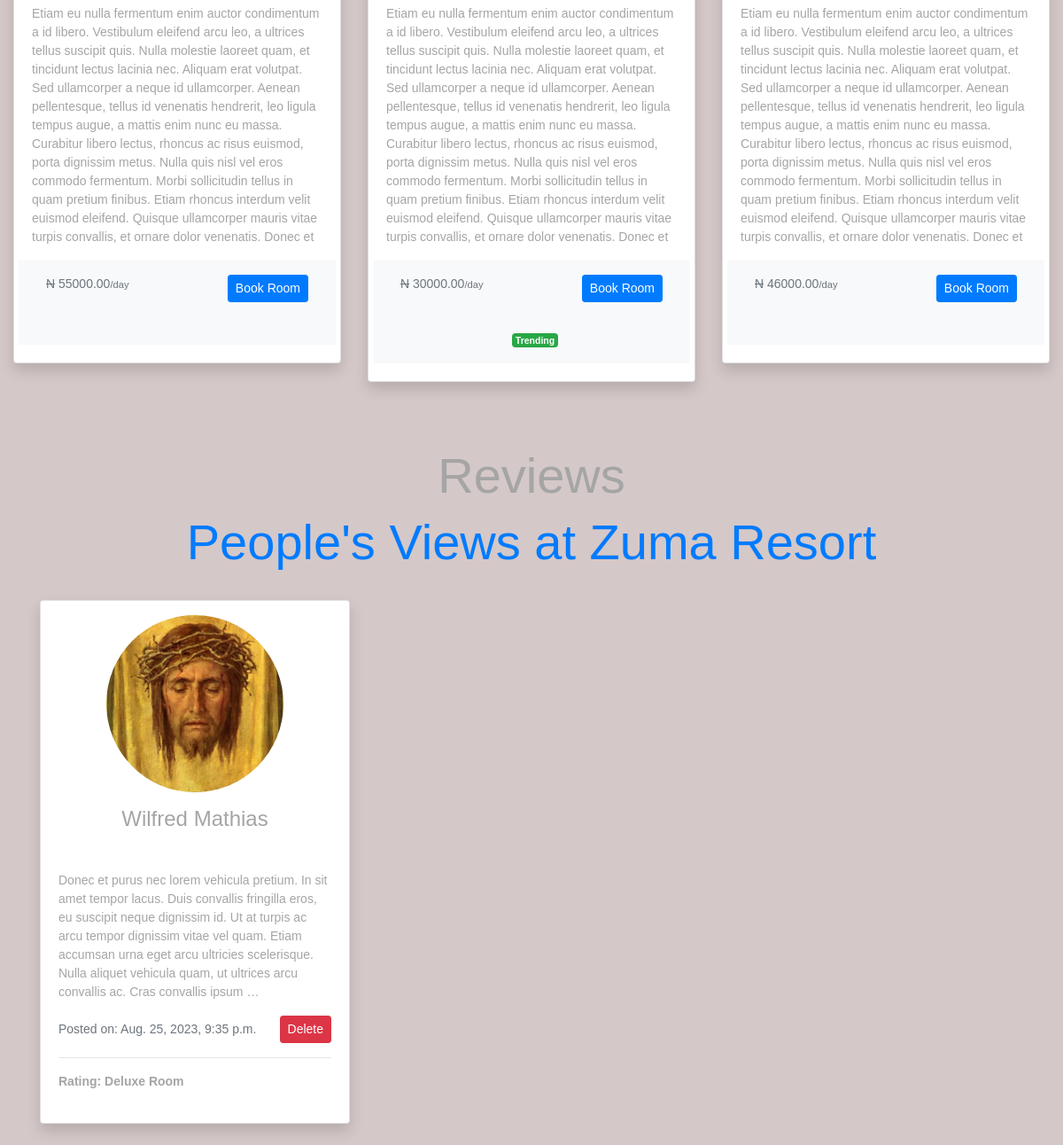
Before: / (lower part) with the older database file.
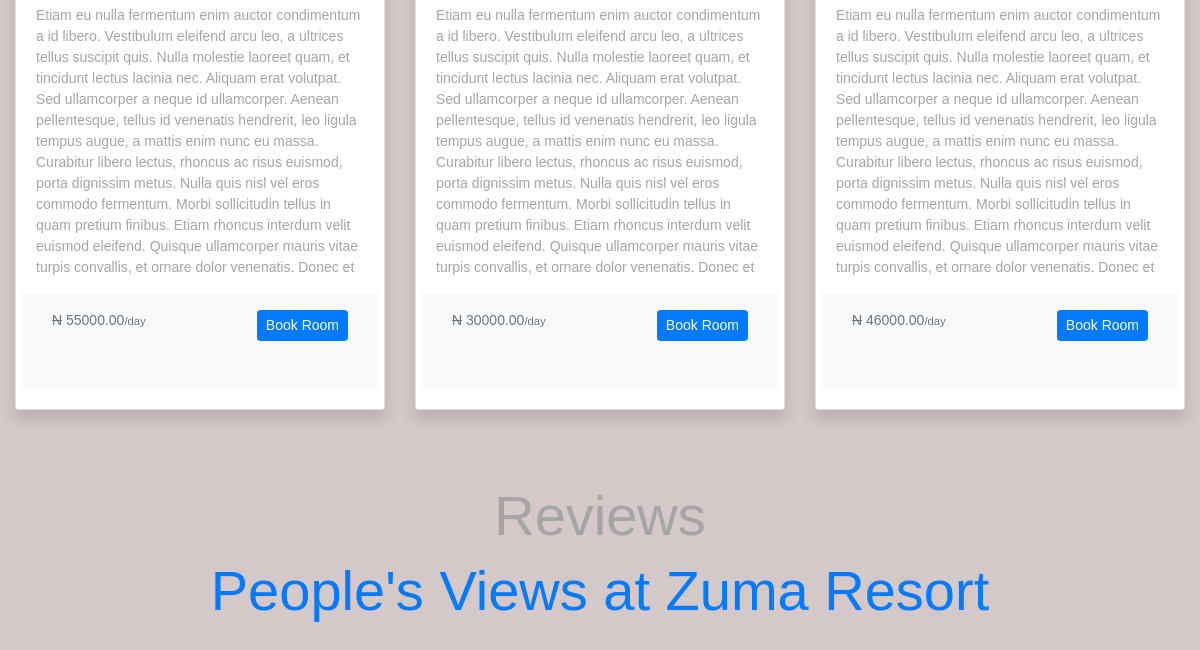
After: the same page with the newer database file.
### hotelapp/models.py (models this page shows, shortened)
class RoomType(models.Model):
    name = models.CharField(max_length=100)
    description = models.TextField(max_length=10000)
    price = models.DecimalField(max_digits=8, decimal_places=2)
    images = models.ImageField(upload_to='room_images', null=True, blank=True)
    class Meta:
        app_label = 'hotelapp'

class Review(models.Model):
    hotel = models.ForeignKey(Hotel, on_delete=models.CASCADE, default=1)
    rating = models.PositiveIntegerField()
    review_text = models.TextField()
    images = models.ImageField(upload_to='review_image', null=True, blank=True)
    booking = models.ForeignKey(Booking, on_delete=models.CASCADE, default=1)
    review_date = models.DateTimeField(default=timezone.now)
    class Meta:
        ordering =['rating']
        app_label = 'hotelapp'

class Booking(models.Model):
    user = models.ForeignKey(settings.AUTH_USER_MODEL, on_delete=models.CASCADE, null=True)
    hotel = models.ForeignKey(Hotel, on_delete=models.CASCADE, default=1)
    room = models.ForeignKey(Room, on_delete=models.CASCADE, default=1)
    room_type = models.ForeignKey(RoomType, on_delete=models.CASCADE, default=1)
    check_in = models.DateField()
    check_out = models.DateField()
    total_price = models.DecimalField(max_digits=10, decimal_places=2)
    is_paid = models.BooleanField(default=False)
    availability_hotel = models.ForeignKey(Hotel, on_delete=models.CASCADE, related_name='booking_availability', default=1)
    availability_room_type = models.ForeignKey(RoomType, on_delete=models.CASCADE, related_name='booking_availability', default=1)
    class Meta:
            app_label = 'hotelapp'

### authentications/models.py (models this page shows, shortened)
class CustomUser(AbstractUser):
    is_staff= models.BooleanField('Staff', default = False )
    is_customer = models.BooleanField('Customer', default = False )
    photo = models.ImageField(upload_to='media', null = True)
    address = models.CharField(max_length=100, null=True)
    class Meta(AbstractUser.Meta):
        app_label = 'authentications'

### hotelapp/views.py (the view)
# urls.py: 2. Add a URL to urlpatterns:  path('', views.home, name='home')
def home(request):
    reviews= Review.objects.all()
    type_of_room = RoomType.objects.all()
    logo = Zumalogo.objects.first()
    roomtypes = RoomType.objects.annotate(avg_rating=Avg('booking__review__rating')).order_by('-avg_rating')
    highest_avg_rating = 0  # Initialize with a low value
    trending_room_type=None
    for roomtype in roomtypes:
        if roomtype.avg_rating is not None and roomtype.avg_rating > highest_avg_rating:
            highest_avg_rating = roomtype.avg_rating
            trending_room_type = roomtype
    context ={
        'trending_room_type': trending_room_type,
        'roomtypes':type_of_room,
        'logos':logo,
        'reviews':reviews,
    }
    return render(request, 'hotelapp/home.html', context)

### hotelapp/templates/hotelapp/home.html (shortened to what this page needs)
{% extends 'hotelapp/base/base.html' %}
{% block content %}
<div class="container-fluid mt-5 pt-5">
    <div class="row">
        {% for room in roomtypes %}
        <div class="col-sm-12 col-md-6 col-lg-4 mb-4">
            <div class="card shadow">
                <div class="card-body">
                    <p class="card-text">{{ room.description|safe }}</p>
                    <div class="row p-3 bg-light">
                        <div class="col-6">
                            <span class="text-muted"><strike>N</strike> {{ room.price }}<small>/day</small></span>
                        </div>
                        <div class="col-6 text-right">
                            <a href="{% url 'booking_room' room.id %}" class="btn btn-primary btn-sm">Book Room</a>
                        </div>
                    </div>
                    <div class="row p-3 bg-light">
                        <div class="col-12 text-center">
                            {% if room == trending_room_type %}
                                <span class="badge badge-success ml-2">Trending</span>
                            {% endif %}
                        </div>
                    </div>
                </div>
            </div>
        </div>
        {% endfor %}
    </div>
</div>
<div class="container mt-5">
    <div class="row">
        <div class="col-md-12 text-center">
            <h1 class="display-4">Reviews</h1>
            <h2 class="display-4 text-primary">People's Views at Zuma Resort</h2>
        </div>
    </div>
    <div class="row mt-4">
        {% for review in reviews %}
        <div class="col-md-4 mb-4">
            <div class="card shadow pt-3">
                <img src="{{ review.images.url }}" alt="User Profile" class="card-img-top img-fluid rounded-circle" style="height: 200px; width: 200px; object-fit: cover; margin: 0 auto;">
                <h4 class="card-title text-center pt-3">{{ review.booking.user.first_name }} {{ review.booking.user.last_name }}</h4>
                <div class="card-body">
                    <p class="card-text">{{ review.review_text|truncatewords:50 }}</p>
                    <div class="d-flex justify-content-between align-items-center">
                        <span class="text-muted">Posted on: {{ review.review_date }}</span>
                        <a href="{% url 'delete_review' review.id %}" class="btn btn-danger btn-sm">Delete</a>
                    </div>
                    <hr>
                    <p class="font-weight-bold">Rating: {{ review.booking.room_type.name|safe }}</p>
                </div>
            </div>
        </div>
        {% endfor %}
    </div>
</div>
{% endblock %}

### hotelapp/templates/hotelapp/base/base.html (shortened to what this page needs)
{% load static %}
<!DOCTYPE html>
<html lang="en">
<head>
<link rel="stylesheet" href="https://stackpath.bootstrapcdn.com/bootstrap/4.5.2/css/bootstrap.min.css">
<link rel="stylesheet" href="https://cdnjs.cloudflare.com/ajax/libs/font-awesome/5.15.3/css/all.min.css">
<link rel="stylesheet" href="{% static 'hotelapp/style.css' %}">
</head>
<body>
{% block content %}
{% endblock %}
</body>
</html>

### hotelapp/templates/hotelapp/base/base.html (style rules this page uses)
body { font-family: 'Raleway', sans-serif; font-size: 14px; font-weight: 400; background: rgb(213, 200, 200); color: #a5a5a5; height: 100vh; }

Changed rows visible on the page:
removed Review: images (picture), booking.user.first_name "Wilfred", booking.user.last_name "Mathias", review_text "Donec et purus nec lorem vehicula pretium. In sit amet tempor lacus. Duis convallis fringilla eros, eu suscipit neque dignissim id. Ut at turpis ac arcu tempor dignissim vitae vel quam. Etiam accumsan urna eget arcu ultricies scelerisque. Nulla aliquet vehicula quam, ut ultrices arcu convallis ac. Cras convallis ipsum …", review_date "Aug. 25, 2023, 9:35 p.m.", booking.room_type.name "Deluxe Room"
shown differently, row unchanged: RoomType (number 2 of 3 on the later page): no longer shows "Trending"
